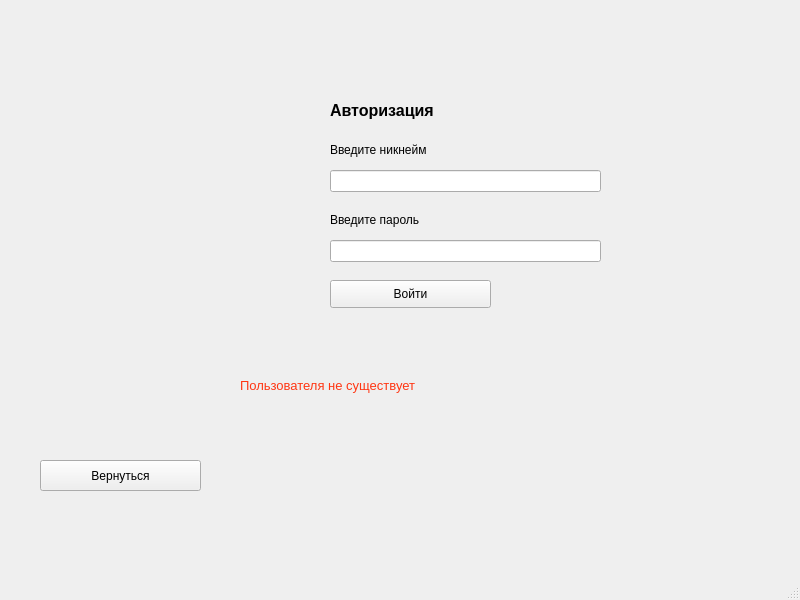
<?xml version="1.0" encoding="UTF-8"?>
<ui version="4.0">
 <class>MainWindow</class>
 <widget class="QMainWindow" name="MainWindow">
  <property name="geometry">
   <rect>
    <x>0</x>
    <y>0</y>
    <width>800</width>
    <height>600</height>
   </rect>
  </property>
  <property name="windowTitle">
   <string>MainWindow</string>
  </property>
  <widget class="QWidget" name="centralwidget">
   <widget class="QLabel" name="authorization">
    <property name="geometry">
     <rect>
      <x>330</x>
      <y>80</y>
      <width>261</width>
      <height>61</height>
     </rect>
    </property>
    <property name="text">
     <string>&lt;html&gt;&lt;head/&gt;&lt;body&gt;&lt;p&gt;&lt;span style=&quot; font-size:12pt; font-weight:600;&quot;&gt;Авторизация&lt;/span&gt;&lt;/p&gt;&lt;/body&gt;&lt;/html&gt;</string>
    </property>
   </widget>
   <widget class="QLabel" name="text_about_nickname">
    <property name="geometry">
     <rect>
      <x>330</x>
      <y>140</y>
      <width>191</width>
      <height>20</height>
     </rect>
    </property>
    <property name="text">
     <string>&lt;html&gt;&lt;head/&gt;&lt;body&gt;&lt;p&gt;&lt;span style=&quot; font-size:9pt;&quot;&gt;Введите никнейм&lt;/span&gt;&lt;/p&gt;&lt;/body&gt;&lt;/html&gt;</string>
    </property>
   </widget>
   <widget class="QLineEdit" name="nickname">
    <property name="geometry">
     <rect>
      <x>330</x>
      <y>170</y>
      <width>271</width>
      <height>22</height>
     </rect>
    </property>
    <property name="text">
     <string/>
    </property>
   </widget>
   <widget class="QLabel" name="text_about_password">
    <property name="geometry">
     <rect>
      <x>330</x>
      <y>210</y>
      <width>191</width>
      <height>20</height>
     </rect>
    </property>
    <property name="text">
     <string>&lt;html&gt;&lt;head/&gt;&lt;body&gt;&lt;p&gt;&lt;span style=&quot; font-size:9pt;&quot;&gt;Введите пароль&lt;/span&gt;&lt;/p&gt;&lt;/body&gt;&lt;/html&gt;</string>
    </property>
   </widget>
   <widget class="QLineEdit" name="password">
    <property name="geometry">
     <rect>
      <x>330</x>
      <y>240</y>
      <width>271</width>
      <height>22</height>
     </rect>
    </property>
    <property name="text">
     <string/>
    </property>
   </widget>
   <widget class="QPushButton" name="cdk">
    <property name="geometry">
     <rect>
      <x>330</x>
      <y>280</y>
      <width>161</width>
      <height>28</height>
     </rect>
    </property>
    <property name="text">
     <string>Войти</string>
    </property>
   </widget>
   <widget class="QLabel" name="label">
    <property name="geometry">
     <rect>
      <x>240</x>
      <y>360</y>
      <width>261</width>
      <height>51</height>
     </rect>
    </property>
    <property name="text">
     <string>&lt;html&gt;&lt;head/&gt;&lt;body&gt;&lt;p&gt;&lt;span style=&quot; font-size:10pt; color:#ff3613;&quot;&gt;Пользователя не существует&lt;/span&gt;&lt;/p&gt;&lt;/body&gt;&lt;/html&gt;</string>
    </property>
   </widget>
   <widget class="QPushButton" name="pushButton">
    <property name="geometry">
     <rect>
      <x>40</x>
      <y>460</y>
      <width>161</width>
      <height>31</height>
     </rect>
    </property>
    <property name="text">
     <string>Вернуться</string>
    </property>
   </widget>
  </widget>
  <widget class="QMenuBar" name="menubar">
   <property name="geometry">
    <rect>
     <x>0</x>
     <y>0</y>
     <width>800</width>
     <height>26</height>
    </rect>
   </property>
  </widget>
  <widget class="QStatusBar" name="statusbar"/>
 </widget>
 <resources/>
 <connections/>
</ui>
